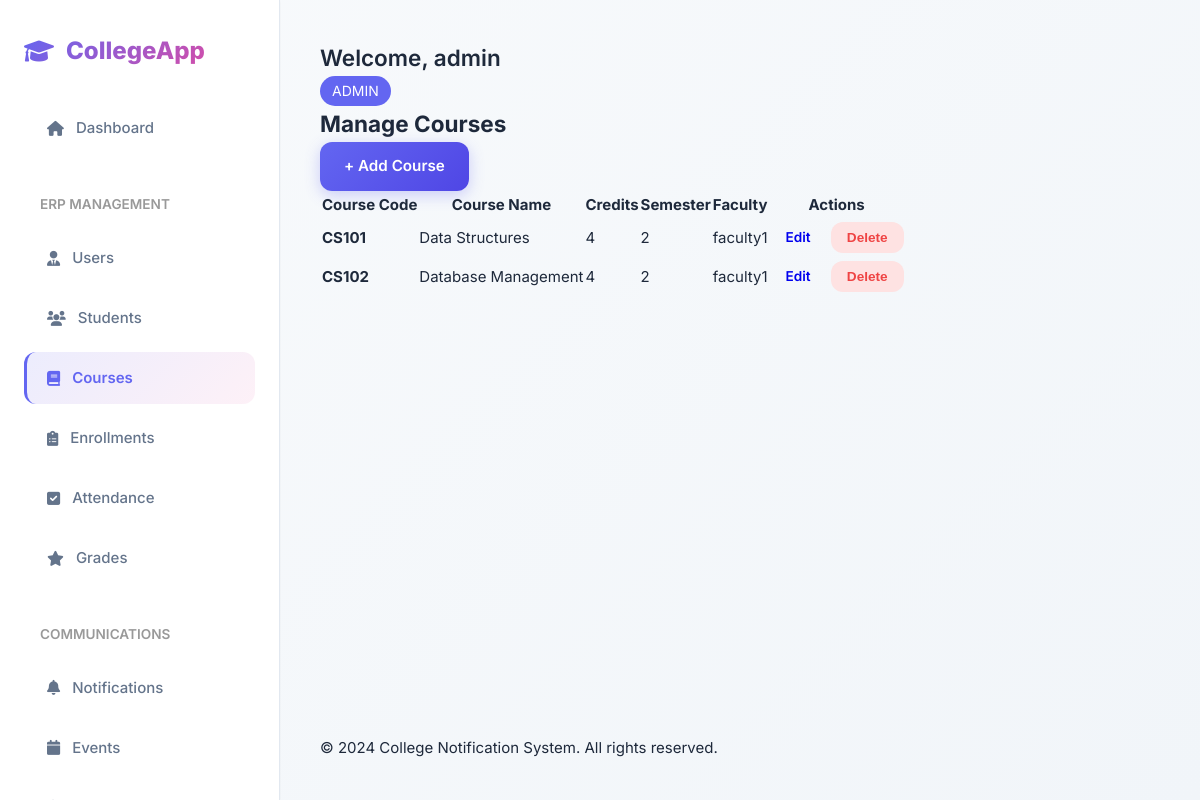
Screenshot of /admin/courses (signed in) with the database file from the repository.
### tables this page shows
CREATE TABLE courses (
  id INTEGER PRIMARY KEY AUTOINCREMENT,
  course_code TEXT UNIQUE NOT NULL,
  course_name TEXT NOT NULL,
  credits INTEGER,
  semester INTEGER,
  faculty_id INTEGER,
  description TEXT,
  created_at TEXT DEFAULT (datetime('now','localtime')),
  FOREIGN KEY (faculty_id) REFERENCES users(id)
);

CREATE TABLE users (
  id INTEGER PRIMARY KEY AUTOINCREMENT,
  username TEXT UNIQUE NOT NULL,
  password TEXT NOT NULL,
  email TEXT,
  role TEXT NOT NULL,  -- 'admin', 'faculty', or 'student'
  created_at TEXT DEFAULT (datetime('now','localtime'))
);

### app.py (the view)
@app.route('/admin/courses')
@login_required(role='admin')
def manage_courses():
    db = get_db()
    courses = db.execute("""
        SELECT c.*, u.username as faculty_name
        FROM courses c
        LEFT JOIN users u ON c.faculty_id = u.id
        ORDER BY c.semester, c.course_code
    """).fetchall()
    return render_template('manage_courses.html', courses=courses)

### app.py (called while the page is built)
def get_db():
    if 'db' not in g:
        g.db = sqlite3.connect(DB)
        g.db.row_factory = sqlite3.Row
        g.db.execute("PRAGMA foreign_keys = ON")
    return g.db

### templates/manage_courses.html (shortened to what this page needs)
{% extends "base.html" %}
{% block content %}
<div class="container mt-4">
    <h2>Manage Courses</h2>
    <a href="{{ url_for('add_course') }}" class="btn btn-primary mb-3">+ Add Course</a>
    <div class="table-responsive">
        <table class="table table-striped table-hover">
            <thead class="table-dark">
                <tr>
                    <th>Course Code</th>
                    <th>Course Name</th>
                    <th>Credits</th>
                    <th>Semester</th>
                    <th>Faculty</th>
                    <th>Actions</th>
                </tr>
            </thead>
            <tbody>
                {% for course in courses %}
                <tr>
                    <td><strong>{{ course['course_code'] }}</strong></td>
                    <td>{{ course['course_name'] }}</td>
                    <td>{{ course['credits'] }}</td>
                    <td>{{ course['semester'] }}</td>
                    <td>{{ course['faculty_name'] or 'Unassigned' }}</td>
                    <td>
                        <a href="{{ url_for('edit_course', id=course['id']) }}" class="btn btn-sm btn-warning">Edit</a>
                        <form method="POST" action="{{ url_for('delete_course', id=course['id']) }}" style="display:inline;">
                            <button type="submit" class="btn btn-sm btn-danger" onclick="return confirm('Are you sure?')">Delete</button>
                        </form>
                    </td>
                </tr>
                {% endfor %}
            </tbody>
        </table>
    </div>
</div>
{% endblock %}

### static/style.css (style rules this page uses)
:root { --primary: #6366f1; --primary-dark: #4f46e5; --secondary: #ec4899; --success: #10b981; --warning: #f59e0b; --danger: #ef4444; --bg-body: #f8fafc; --bg-card: #ffffff; --text-main: #1e293b; --text-muted: #64748b; --border: #e2e8f0; --shadow: 0 10px 15px -3px rgba(0, 0, 0, 0.1); --shadow-sm: 0 1px 2px 0 rgba(0, 0, 0, 0.05); --radius: 0.75rem; --font-sans: 'Inter', system-ui, -apple-system, sans-serif; }
* { box-sizing: border-box; margin: 0; padding: 0; }
body { font-family: var(--font-sans); background: linear-gradient(135deg, #f8fafc 0%, #f1f5f9 100%); color: var(--text-main); line-height: 1.6; font-size: 15px; min-height: 100vh; display: flex; flex-direction: column; }
.btn { display: inline-flex; align-items: center; justify-content: center; padding: 0.75rem 1.5rem; border-radius: var(--radius); font-weight: 600; text-decoration: none; transition: all 0.3s ease; border: none; cursor: pointer; gap: 0.5rem; font-size: 0.95rem; }
.btn-primary { background: linear-gradient(135deg, var(--primary), var(--primary-dark)); color: white; box-shadow: 0 4px 15px rgba(99, 102, 241, 0.3); }
.btn-danger { background: #fee2e2; color: var(--danger); }
.btn-sm { padding: 0.5rem 1rem; font-size: 0.85rem; }

### rows the page displays
courses: course_code "CS101", course_name "Data Structures", credits "4", semester "2", username "faculty1"
courses: course_code "CS102", course_name "Database Management", credits "4", semester "2", username "faculty1"

### other values shown
{{ session.user }} "admin"
{{ session.role|upper }} "ADMIN"
